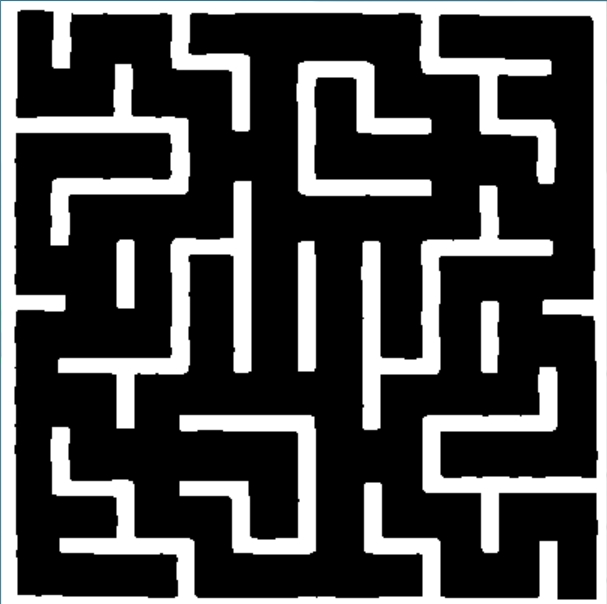
#> input picture esp_diff/nav/suoyinhua.jpg, 607 x 604 px
$ python nav.py
#> lines starting #> are read from the running program, lines starting #| are printed output that depends on the picture; after the words box and inside, x2 and y2 are one past the last pixel; in counts of white or black regions, pixels touching at a corner belong together
import cv2
import numpy as np

from sko.SA import SA_TSP
from time import perf_counter

# 读取二值图像
img = cv2.imread('suoyinhua.jpg')
#> img is the input picture: shape (604, 607, 3); mean B, G, R 71.5, 71.5, 71.2
resized_img = cv2.resize(img, (404, 404))
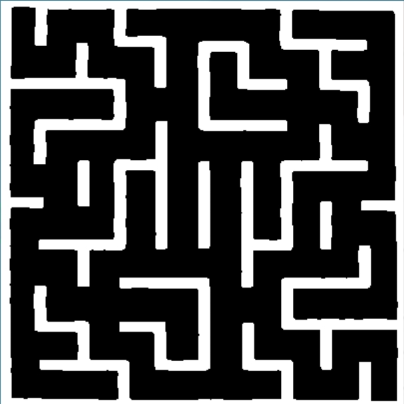
#> resized_img: shape (404, 404, 3); mean B, G, R 71.5, 71.4, 71.2
# 将 BGR 图像转换为gray像
gray_img = cv2.cvtColor(resized_img, cv2.COLOR_RGB2GRAY)
gray_img[gray_img > 128] = 255
gray_img[gray_img < 128] = 0
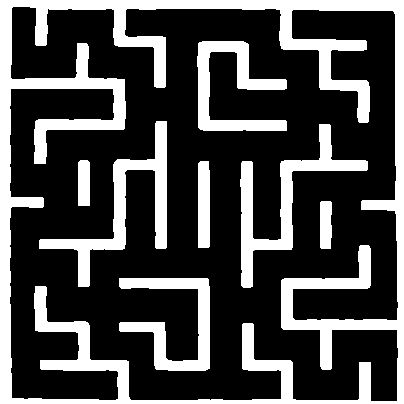
#> gray_img: shape (404, 404); min 0, max 255, mean 72.3
gray_img2=gray_img.copy()
from collections import deque

# 定义方格纸的行数和列数
L = 400
num_rows = 10
num_cols = 10


def get_node(img, L, num_rows, num_cols,offsetx=2,offsety=2):
    # 创建一个字典来存储节点
#> called with L = 400, num_rows = 10, num_cols = 10, offsetx = 2, offsety = 2
    nodes = {}
    def constrain(x, low, max):
        if x < low:
            return low
        elif x > max:
            return max
        else:
            return x
    def valid(x, low, max):
        if x < low:
            return -1
        elif x > max:
            return -1
        else:
            return x
    def has_wall(map, p1, p2):
        # 坐标转换成数组索引
        p1 += offsetx
        p2 += offsety
        p1[0], p1[1] = constrain(p1[0], 0, 404), constrain(p1[1], 0, 404)
        p2[0], p2[1] = constrain(p2[0], 0, 404), constrain(p2[1], 0, 404)
        if p1[0] == p2[0] and p1[1] != p2[1]:
            if p1[1] > p2[1]:
                temp = p1[1]
                p1[1] = p2[1]
                p2[1] = temp
            area = map[p1[1]:p2[1], p1[0]]
            sum = np.sum(area)
            if sum > 1000:
                return True
            else:
                return False

        elif p1[0] != p2[0] and p1[1] == p2[1]:
            if p1[0] > p2[0]:
                temp = p1[0]
                p1[0] = p2[0]
                p2[0] = temp
            area = map[p1[1], p1[0]:p2[0]]
            sum = np.sum(area)

            if sum > 1000:
                return True
            else:
                return False


# 循环遍历所有的方格，以数字方式为每个节点命名，并将其存储到字典中
    for row in range(num_rows):
        for col in range(num_cols):
            node_name = row*num_cols + col
            cv2.putText(gray_img2, str(node_name), (col*L//10+15, row*L//10+23),(cv2.FONT_HERSHEY_SIMPLEX), 0.5, (200, 200,200), 1, cv2.LINE_AA)
            y = row * L//10 + L//20
            x = col * L//10 + L//20

            node_center = np.array([x, y])

            qian = has_wall(gray_img, node_center.copy(),
                            node_center+np.array([L//10, 0]))
            hou = has_wall(gray_img, node_center.copy(),
                           node_center+np.array([-L//10, 0]))
            zuo = has_wall(gray_img, node_center.copy(),
                           node_center+np.array([0, L//10]))
            you = has_wall(gray_img, node_center.copy(),
                           node_center+np.array([0, -L//10]))

            if qian == 1:
                qianmian = -1
            else:
                qianmian = row*num_cols + col+1
            if hou == 1:
                houmian = -1
            else:
                houmian = row*num_cols + col - 1
            if zuo == 1:
                zuomian = -1
            else:
                zuomian = (row+1)*num_cols + col
            if you == 1:
                youmian = -1
            else:
                youmian = (row-1)*num_cols + col

            neibor = [qianmian, houmian, zuomian, youmian]
            nei=[valid(i,0,num_rows*num_cols-1) for i in neibor]
            nodes[node_name] = node_center, [
                not qian, not hou, not zuo, not you], nei
#> this loop made 10 passes
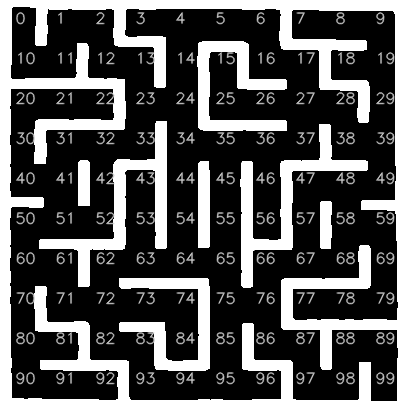
#> gray_img2: shape (404, 404); 8.79% of pixels changed, all inside (x1, y1, x2, y2) = (15, 11, 395, 385)
    # 打印出节点字典
    cv2.imwrite("text3.jpg",gray_img2)
    return nodes

class node():
    def __init__(self,id,data):
        pos,dir,available_node=data
        self.id=id
        self.pos=pos
        self.up=dir[0]
        self.forword=dir[1]
        self.left=dir[2]
        self.right=dir[3]
        self.available_node=[i for i in available_node if i!=-1]

    def __str__(self):
        return f"[id:{str(self.id)},pos:{str(self.pos)}]"
    def __repr__(self):
        return f"[id:{str(self.id)},pos:{str(self.pos)}]"
    def __eq__(self,other):
        return self.id==other.id
    def get_available_node(self):
        return self.available_node
    def get_pos(self):
        return self.pos

np.random.seed(0)
# for i,node in enumerate(nodes):
#     print(i,node.get_available_node())

def shortest_path(start, end, nodes):
    queue = deque([(start, [start])])
    visited = set([start])
    while queue:
        node, path = queue.popleft()
        if node == end:
            return path
        # print(node,path)
        for next_node in nodes[node].get_available_node():
            if next_node not in visited:
                queue.append((next_node, path + [next_node]))
                visited.add(next_node)
    return None

# path = shortest_path(start_node, end_node, nodes)
nodes=get_node(gray_img, L, num_rows, num_cols)
nodes=[node(i,nodes[i]) for i in nodes.keys()]

def path_len(start_node,end_node,nodes):
    path = shortest_path(start_node, end_node, nodes)
    if path is None:
        print("No path found")
        return np.nan
    else:

        return len(path)

def path_mat():
    mat=np.zeros((len(nodes),len(nodes)))
    for i in range(len(nodes)):
        for j in range(len(nodes)):
            mat[i,j]=path_len(i,j,nodes)
    return mat

def caculate_dis_mat(node_list):
    l=len(node_list)
    mat =np.zeros((l,l))
    for i in range(l):
        for j in range(l):
            mat[i,j]=path_len(node_list[i],node_list[j],nodes)
    return mat

def cal_total_distance(routine, distance_matrix):
    num_points, = routine.shape
    sum1 = 0
    sum1 += distance_matrix[-2, routine[0]]
    sum1 += distance_matrix[routine[-1], -1]
    return sum1+sum([distance_matrix[routine[i ], routine[(i + 1)  ]] for i in range(0, num_points - 1)])

# 退火算法TSP 问题
def path_planning(start_node, end_node, through_nodes, nodes):
    path_nodes = np.array(  through_nodes+[start_node]  + [end_node])
    print("path nodes",path_nodes)
    print(path_nodes)
    distance_matrix = caculate_dis_mat(path_nodes)
    points_coordinate = np.array([nodes[i].get_pos() for i in path_nodes])
    num_points = points_coordinate.shape[0]
    print("num_points",num_points)
#| num_points 7

    start=perf_counter()
    # 执行模拟退火(SA)算法
#> (the run stopped early here; a loop or call above may not have finished)
